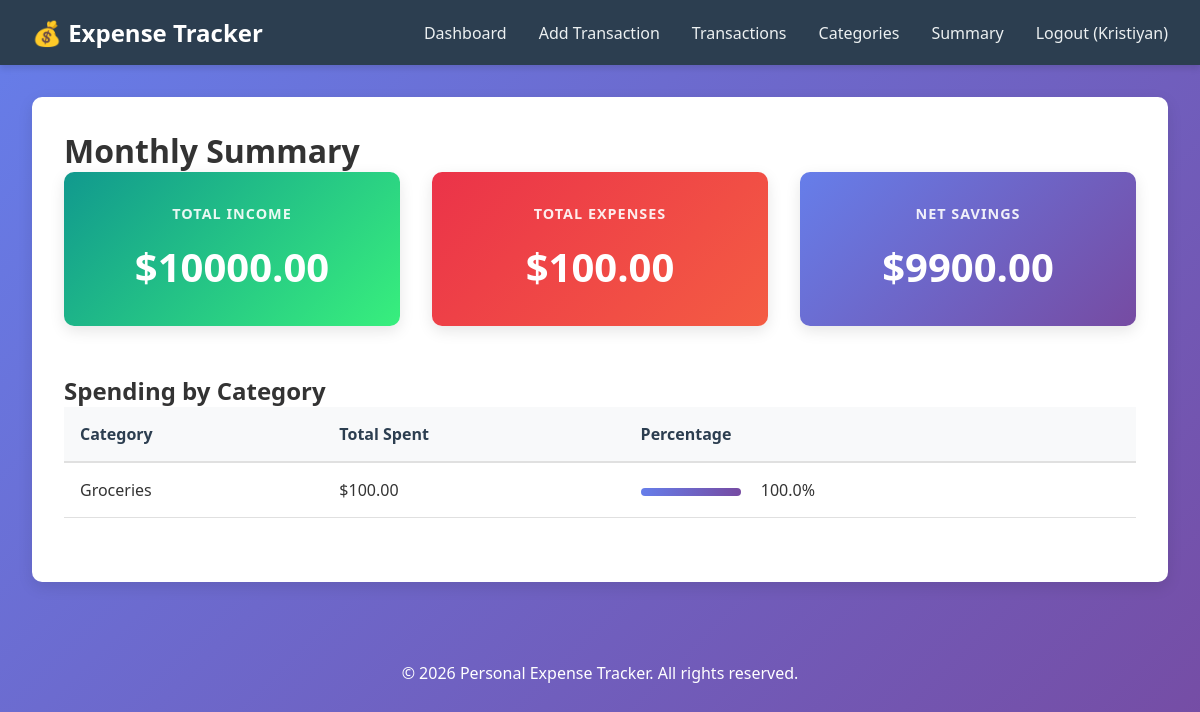
The page /summary (signed in) on the database its author committed.
### tables this page shows
CREATE TABLE categories (
            id INTEGER PRIMARY KEY AUTOINCREMENT,
            user_id INTEGER NOT NULL,
            name TEXT NOT NULL,
            created_at TIMESTAMP DEFAULT CURRENT_TIMESTAMP,
            FOREIGN KEY (user_id) REFERENCES users(id) ON DELETE CASCADE
        );

### app.py (the view)
@app.route('/summary')
@login_required
def summary():
    user_id = session['user_id']
    conn = get_db_connection()
    cursor = conn.cursor()
    cursor.execute('''
        SELECT
            SUM(CASE WHEN type='income' THEN amount ELSE 0 END) as total_income,
            SUM(CASE WHEN type='expense' THEN amount ELSE 0 END) as total_expense
        FROM transactions
        WHERE user_id = ? AND strftime('%Y-%m', date) = strftime('%Y-%m', 'now')
    ''', (user_id,))
    monthly_summary = cursor.fetchone()
    cursor.execute('''
        SELECT c.name, SUM(t.amount) as total
        FROM transactions t
        JOIN categories c ON t.category_id = c.id
        WHERE t.user_id = ? AND t.type = 'expense'
              AND strftime('%Y-%m', t.date) = strftime('%Y-%m', 'now')
        GROUP BY c.name
        ORDER BY total DESC
    ''', (user_id,))
    spending_by_category = cursor.fetchall()
    conn.close()
    total_income = monthly_summary['total_income'] or 0
    total_expense = monthly_summary['total_expense'] or 0
    net_savings = total_income - total_expense
    return render_template('summary.html',
                         total_income=total_income,
                         total_expense=total_expense,
                         net_savings=net_savings,
                         spending_by_category=spending_by_category)

### app.py (called while the page is built)
def login_required(f):
    @wraps(f)
    def decorated_function(*args, **kwargs):
        if 'user_id' not in session:
            return redirect(url_for('login'))
        return f(*args, **kwargs)
    return decorated_function

### database.py (called while the page is built)
def get_db_connection():
    conn = sqlite3.connect(DB_PATH)
    conn.row_factory = sqlite3.Row
    return conn

### templates/summary.html (shortened to what this page needs)
{% extends "base.html" %}
{% block content %}
<div class="summary-container">
    <h1>Monthly Summary</h1>
    <div class="summary-cards">
        <div class="card income">
            <h3>Total Income</h3>
            <p class="amount">${{ "%.2f"|format(total_income) }}</p>
        </div>
        <div class="card expense">
            <h3>Total Expenses</h3>
            <p class="amount">${{ "%.2f"|format(total_expense) }}</p>
        </div>
        <div class="card savings {% if net_savings >= 0 %}positive{% else %}negative{% endif %}">
            <h3>Net Savings</h3>
            <p class="amount">${{ "%.2f"|format(net_savings) }}</p>
        </div>
    </div>
    <div class="analytics-section">
        <h2>Spending by Category</h2>
        {% if spending_by_category %}
        <table>
            <thead>
                <tr>
                    <th>Category</th>
                    <th>Total Spent</th>
                    <th>Percentage</th>
                </tr>
            </thead>
            <tbody>
                {% set total_spending = spending_by_category|sum(attribute='total') %}
                {% for item in spending_by_category %}
                <tr>
                    <td>{{ item['name'] }}</td>
                    <td>${{ "%.2f"|format(item['total']) }}</td>
                    <td>
                        <div class="progress-bar">
                            <div class="progress" style="width: {{ (item['total'] / total_spending * 100)|int }}%">
                            </div>
                        </div>
                        {{ "%.1f"|format(item['total'] / total_spending * 100) }}%
                    </td>
                </tr>
                {% endfor %}
            </tbody>
        </table>
        {% else %}
        <p>No expenses this month.</p>
        {% endif %}
    </div>
</div>
{% endblock %}

### static/style.css (style rules this page uses)
* { margin: 0; padding: 0; box-sizing: border-box; }
body { font-family: 'Segoe UI', Tahoma, Geneva, Verdana, sans-serif; background: linear-gradient(135deg, #667eea 0%, #764ba2 100%); min-height: 100vh; color: #333; }
.summary-cards { display: grid; grid-template-columns: repeat(auto-fit, minmax(250px, 1fr)); gap: 2rem; margin-bottom: 3rem; }
.card { padding: 2rem; border-radius: 10px; color: white; text-align: center; box-shadow: 0 5px 15px rgba(0, 0, 0, 0.1); }
.card.income { background: linear-gradient(135deg, #11998e 0%, #38ef7d 100%); }
.card.expense { background: linear-gradient(135deg, #eb3349 0%, #f45c43 100%); }
.card.savings { background: linear-gradient(135deg, #667eea 0%, #764ba2 100%); }
.card h3 { font-size: 0.9rem; text-transform: uppercase; letter-spacing: 1px; margin-bottom: 1rem; opacity: 0.9; }
.card .amount { font-size: 2.5rem; font-weight: bold; }
table { width: 100%; border-collapse: collapse; margin-bottom: 2rem; }
table thead { background-color: #f8f9fa; }
table th { padding: 1rem; text-align: left; font-weight: 600; color: #2c3e50; border-bottom: 2px solid #e0e0e0; }
table td { padding: 1rem; border-bottom: 1px solid #e0e0e0; }
.summary-container { background: white; padding: 2rem; border-radius: 10px; box-shadow: 0 5px 15px rgba(0, 0, 0, 0.1); }
.analytics-section { margin-top: 3rem; }
.progress-bar { background-color: #e0e0e0; height: 8px; border-radius: 10px; overflow: hidden; display: inline-block; width: 100px; margin-right: 1rem; }
.progress { background: linear-gradient(90deg, #667eea 0%, #764ba2 100%); height: 100%; }

### rows shown on the page
categories: name "Groceries", total "100.00", {{ (item['total'] / total_spending * 100)|int }} 100 (drawn), item "100.0"

### other values the page prints
{{ session.name }} "Kristiyan"
{{ "%.2f"|format(total_income) }} "10000.00"
{{ "%.2f"|format(total_expense) }} "100.00"
{{ "%.2f"|format(net_savings) }} "9900.00"
